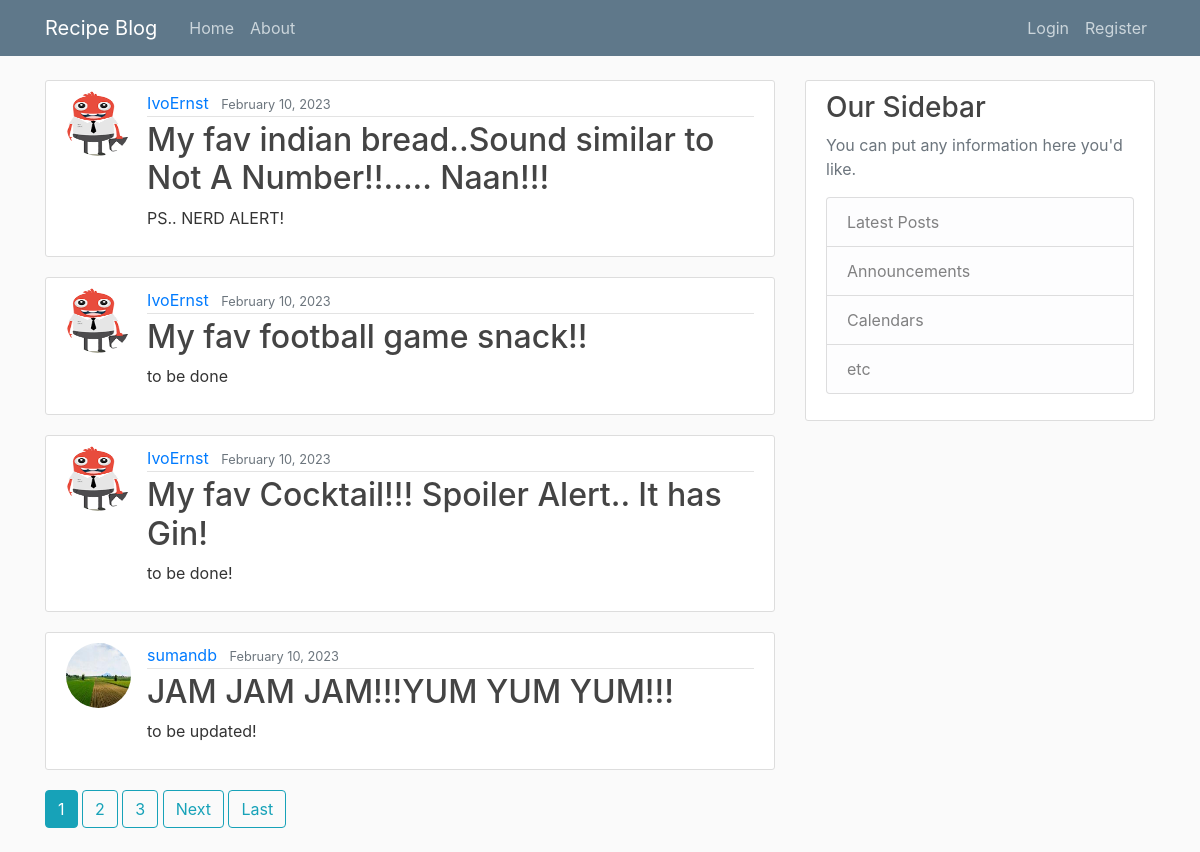
The page / on the database its author committed.
### blog/models.py (models this page shows, shortened)
class Post(models.Model):
    title = models.CharField(max_length=200)
    created_on = models.DateTimeField(default=timezone.now)
    content = models.TextField()
    author = models.ForeignKey(User, on_delete=models.CASCADE)

### users/models.py (models this page shows, shortened)
class Profile(models.Model):
    user = models.OneToOneField(User, on_delete=models.CASCADE)
    image = models.ImageField(default='default.jpg', upload_to='profile_pics')

### blog/views.py (the view)
# urls.py: path('', PostListView.as_view(), name='blog-home'),
class PostListView(ListView):
    model = Post
    template_name = 'blog/home.html'
    context_object_name = 'posts'
    ordering = ['-created_on']  # default is ascending but '-' infront changes it to descending
    paginate_by = 4

### blog/templates/blog/home.html (shortened to what this page needs)
{% extends "blog/base.html" %}
{% block content %}
    {% for post in posts %}
        <article class="media content-section">
          <img class = "rounded-circle article-img" src = "{{post.author.profile.image.url}}">
          <div class="media-body">
            <div class="article-metadata">
              <a class="mr-2" href="{% url 'user-posts' post.author.username %}">{{ post.author }}</a>
              <small class="text-muted">{{ post.created_on|date:"F d, Y" }}</small>
            </div>
            <h2><a class="article-title" href="{% url 'post-detail' post.id %}">{{ post.title }}</a></h2>
                <p class="article-content">{{ post.content }}</p>
          </div>
        </article>
    {% endfor %}
    {% if is_paginated %}
        {% for num in page_obj.paginator.page_range %}
            {% if page_obj.number == num %}
                <a class="btn btn-info mb-4" href="?page={{ num }}">{{ num }}</a>
            {% elif num > page_obj.number|add:'-3' and num < page_obj.number|add:'3' %}
                <a class="btn btn-outline-info mb-4" href="?page={{ num }}">{{ num }}</a>
            {% endif %}
        {% endfor%}
        {% if page_obj.has_next %}
            <a class="btn btn-outline-info mb-4" href="?page={{page_obj.next_page_number}}">Next</a>
            <a class="btn btn-outline-info mb-4" href="?page={{page_obj.paginator.num_pages}}">Last</a>
        {% endif %}
    {% endif %}
{% endblock content%}

### blog/static/blog/main.css (style rules this page uses)
body { background: #fafafa; color: #333333; margin-top: 5rem; }
h1, h2, h3, h4, h5, h6 { color: #444444; }
.content-section { background: #ffffff; padding: 10px 20px; border: 1px solid #dddddd; border-radius: 3px; margin-bottom: 20px; }
.article-title { color: #444444; }
.article-content { white-space: pre-line; }
.article-img { height: 65px; width: 65px; margin-right: 16px; }
.article-metadata { padding-bottom: 1px; margin-bottom: 4px; border-bottom: 1px solid #e3e3e3 }

### rows shown on the page
Post: author.profile.image (placeholder picture), author "IvoErnst", created_on "February 10, 2023", title "My fav indian bread..Sound similar to Not A Number!!..... Naan!!!", content "PS.. NERD ALERT!"
Post: author.profile.image (placeholder picture), author "IvoErnst", created_on "February 10, 2023", title "My fav football game snack!!", content "to be done"
Post: author.profile.image (placeholder picture), author "IvoErnst", created_on "February 10, 2023", title "My fav Cocktail!!! Spoiler Alert.. It has Gin!", content "to be done!"
Post: author.profile.image (picture), author "sumandb", created_on "February 10, 2023", title "JAM JAM JAM!!!YUM YUM YUM!!!", content "to be updated!"

### other values the page prints
{{ num }} "1"
{{ num }} "2" "3"
